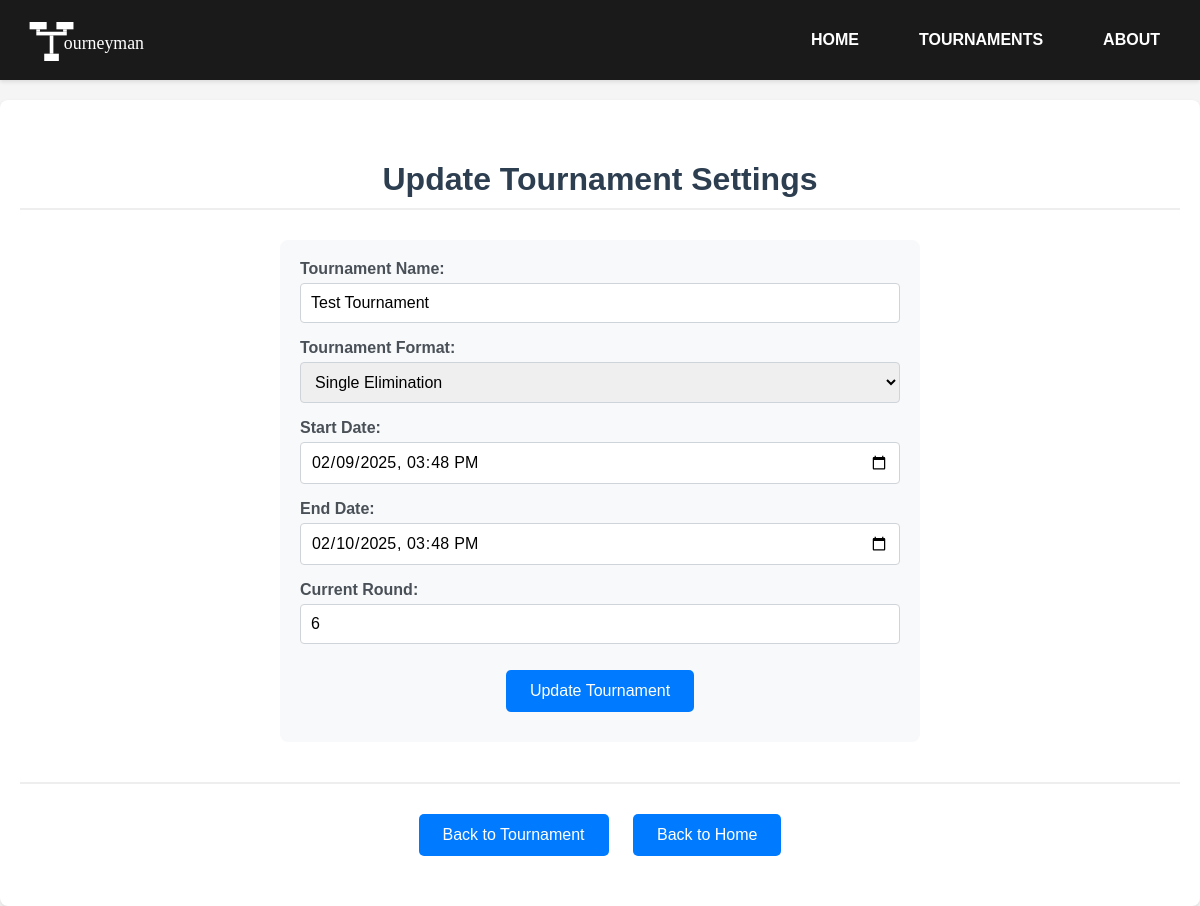
Screenshot of /tournaments/1739144898517/update with the database file from the repository.
### app.py (models this page shows, shortened)
class Tournament(db.Model):
    id = db.Column(db.Integer, primary_key=True)
    tournament_id = db.Column(db.Integer, nullable=False, unique=True)
    name = db.Column(db.String(100), nullable=False)
    tFormat = db.Column(db.String(80), nullable=False)
    status = db.Column(db.String(20), nullable=False, default=TournamentStatus.PENDING.value)  # Use TournamentStatus
    start_date = db.Column(db.DateTime, nullable=False)
    end_date = db.Column(db.DateTime, nullable=True)
    current_round = db.Column(db.Integer, default=1)  # For non-bracket formats
    contestants = db.relationship('Contestant', backref='tournament', lazy=True)
    matches = db.relationship('MatchResult', backref='tournament', lazy=True)

### app.py (the view)
@app.route('/tournaments/<int:tournament_id>/update')
def update_tournament_page(tournament_id):
    tournament = Tournament.query.filter_by(tournament_id=tournament_id).first_or_404()
    return render_template('update_tournament.html', tournament=tournament)

### templates/update_tournament.html (shortened to what this page needs)
{% extends "base.html" %}
{% block content %}
<div class="container">
    <h1>Update Tournament Settings</h1>
    <div class="form-section">
        <form action="{{ url_for('update_tournament', tournament_id=tournament.tournament_id) }}" method="POST">
            <div class="form-group">
                <label for="name">Tournament Name:</label>
                <input type="text" id="name" name="name" value="{{ tournament.name }}" required>
            </div>
            <div class="form-group">
                <label for="format">Tournament Format:</label>
                <select id="format" name="format">
                    <option value="single_elimination" {% if tournament.tFormat == 'single_elimination' %}selected{% endif %}>Single Elimination</option>
                </select>
            </div>
            <div class="form-group">
                <label for="start_date">Start Date:</label>
                <input type="datetime-local" id="start_date" name="start_date" value="{{ tournament.start_date.strftime('%Y-%m-%dT%H:%M') }}">
            </div>
            <div class="form-group">
                <label for="end_date">End Date:</label>
                <input type="datetime-local" id="end_date" name="end_date" value="{{ tournament.end_date.strftime('%Y-%m-%dT%H:%M') }}">
            </div>
            <div class="form-group">
                <label for="current_round">Current Round:</label>
                <input type="number" id="current_round" name="current_round" value="{{ tournament.current_round }}" min="1">
            </div>
            <button type="submit" class="button">Update Tournament</button>
        </form>
    </div>
    <div class="navigation">
        <a href="{{ url_for('tournament_details', tournament_id=tournament.tournament_id) }}" class="link">Back to Tournament</a>
        <a href="{{ url_for('index') }}" class="link">Back to Home</a>
    </div>
</div>
{% endblock %}

### static/css/style.css (style rules this page uses)
* { font-family: 'Bahnschrift', sans-serif; }
body { margin: 0; padding-top: 100px; background-color: #f5f5f5; color: #333; }
.container { max-width: 1200px; margin: 0 auto; padding: 40px 20px; background-color: white; border-radius: 8px; box-shadow: 0 2px 4px rgba(0, 0, 0, 0.1); text-align: center; }
h1 { color: #2c3e50; margin-bottom: 30px; padding-bottom: 10px; border-bottom: 2px solid #eee; }
.button, .link { display: inline-block; margin: 10px; padding: 12px 24px; font-size: 16px; background-color: #007BFF; color: white; text-decoration: none; border-radius: 5px; border: none; cursor: pointer; transition: background-color 0.2s; }
.form-section { max-width: 600px; margin: 0 auto; padding: 20px; background-color: #f8f9fa; border-radius: 8px; }
.form-group { margin-bottom: 1em; width: 100%; text-align: left; }
.form-group label { display: block; margin-bottom: 5px; color: #495057; font-weight: bold; }
.form-group input, .form-group select { max-width: 100%; box-sizing: border-box; width: 100%; padding: 10px; border: 1px solid #ced4da; border-radius: 4px; font-size: 16px; }
.navigation { margin-top: 40px; padding-top: 20px; border-top: 2px solid #eee; }

### rows the page displays
Tournament: name "Test Tournament", start_date "02/09/2025 15:48", end_date "02/10/2025 15:48", current_round "6"
